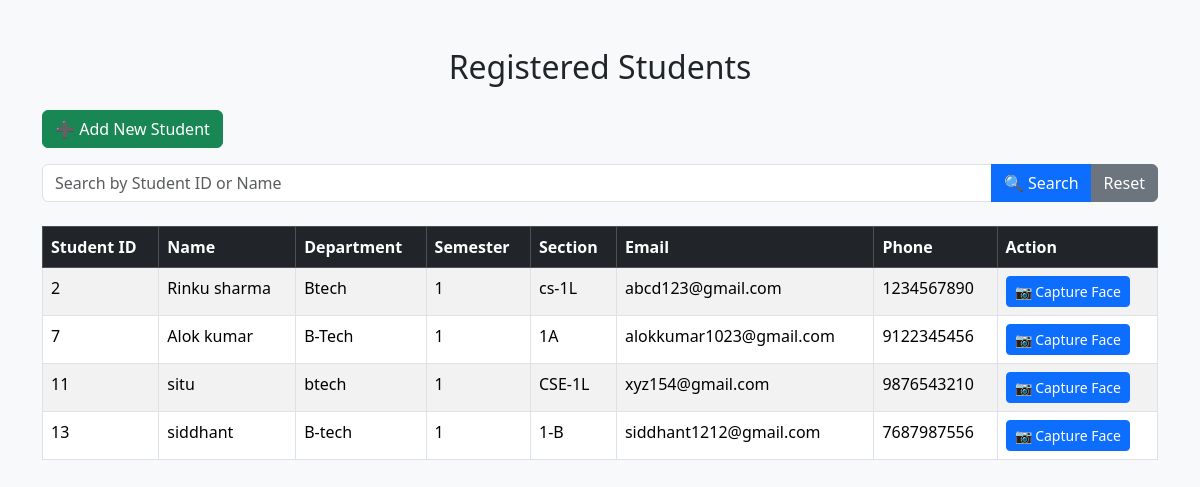
Screenshot of /view_students with the database file from the repository.
### tables this page shows
CREATE TABLE students(
    student_id INTEGER PRIMARY KEY,
    name TEXT,
    department TEXT,
    semester TEXT,
    section TEXT,
    email TEXT,
    phone TEXT
);

### app.py (the view)
@app.route("/view_students")
def view_students():
    conn = sqlite3.connect("database/attendance.db")
    cursor = conn.cursor()
    cursor.execute("SELECT * FROM students")
    students = cursor.fetchall()
    conn.close()
    return render_template("view_students.html", students=students)

### templates/view_students.html (shortened to what this page needs)
<!DOCTYPE html>
<html>
<head>
    <link href="https://cdn.jsdelivr.net/npm/bootstrap@5.3.3/dist/css/bootstrap.min.css" rel="stylesheet">
</head>
<body class="bg-light">
<div class="container mt-5">
<h2 class="text-center mb-4">Registered Students</h2>
<a href="/students" class="btn btn-success mb-3">
➕ Add New Student
</a>
<form method="GET" action="/students" class="mb-4">
<div class="input-group">
<input
    type="text"
    name="search"
    class="form-control"
    placeholder="Search by Student ID or Name"
    value="{{ search }}">
<button class="btn btn-primary">
    🔍 Search
</button>
<a href="/students" class="btn btn-secondary">
    Reset
</a>
</div>
</form>
<table class="table table-bordered table-hover table-striped">
<thead class="table-dark">
<tr>
    <th>Student ID</th>
    <th>Name</th>
    <th>Department</th>
    <th>Semester</th>
    <th>Section</th>
    <th>Email</th>
    <th>Phone</th>
    <th>Action</th>
</tr>
</thead>
<tbody>
{% for student in students %}
<tr>
<td>{{ student[0] }}</td>
<td>{{ student[1] }}</td>
<td>{{ student[2] }}</td>
<td>{{ student[3] }}</td>
<td>{{ student[4] }}</td>
<td>{{ student[5] }}</td>
<td>{{ student[6] }}</td>
<td>
    <a href="/capture_face/{{ student[0] }}" class="btn btn-primary btn-sm">
        📷 Capture Face
    </a>
</td>
</tr>
{% endfor %}
</tbody>
</table>
</div>
</body>
</html>

### rows the page displays
students: student_id "2", name "Rinku sharma", department "Btech", semester "1", section "cs-1L", email "abcd123@gmail.com", phone "1234567890"
students: student_id "7", name "Alok kumar", department "B-Tech", semester "1", section "1A", email "alokkumar1023@gmail.com", phone "9122345456"
students: student_id "11", name "situ", department "btech", semester "1", section "CSE-1L", email "xyz154@gmail.com", phone "9876543210"
students: student_id "13", name "siddhant", department "B-tech", semester "1", section "1-B", email "siddhant1212@gmail.com", phone "7687987556"
